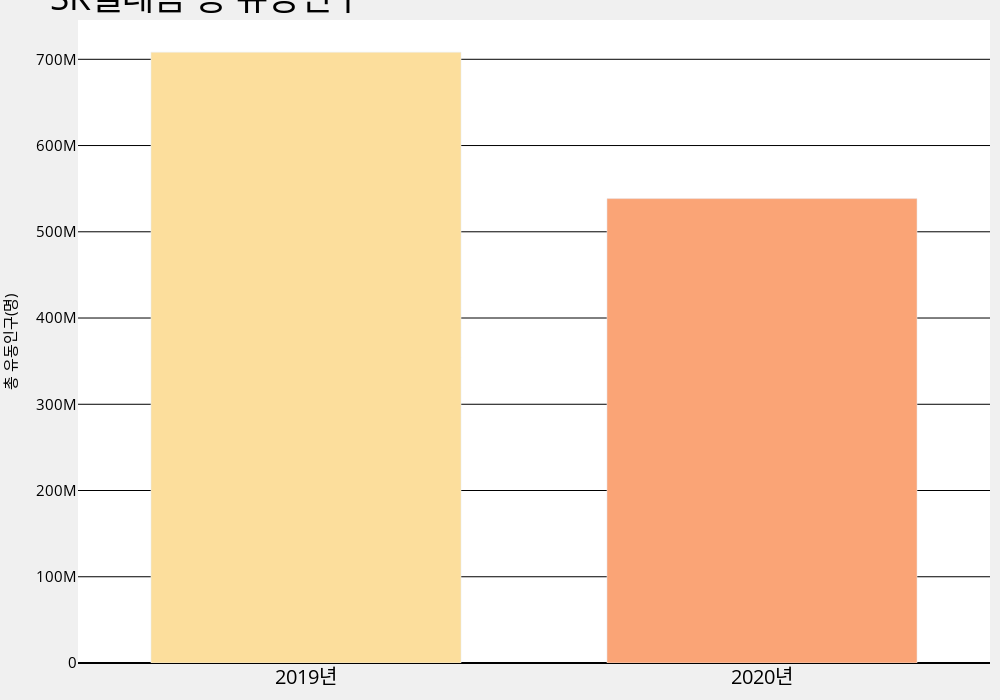

The cell this chart's notebook holds for it:
### Code cell
# SK텔레콤 총 유동인구
fig= go.Figure()
fig.add_trace(go.Bar(x= ['2019년','2020년'], 
                     y= sk_gb.iloc[:,2:].sum(axis=1),
                    marker_color=px.colors.sequential.Sunsetdark))
fig.update_layout(plot_bgcolor='rgb(255,255,255)',
    title='SK텔레콤 총 유동인구',
    width=1000,
    height=700,
    font=dict(
    size=25,
    color="black"
    ),
    xaxis_tickfont_size=20,
    margin=dict(l=20, r=10, t=20, b=10), paper_bgcolor="rgb(240, 240, 240)",
    yaxis=dict(
        title='총 유동인구(명)',
        titlefont_size=15,
        tickfont_size=15,
        gridcolor='black',
        zeroline= True,
        zerolinecolor= 'black'
    ),
    barmode='group',
    bargap=0.15, # gap between bars of adjacent location coordinates.
    bargroupgap=0.2, # gap between bars of the same location coordinate
)
fig.show()

### Figure 1 — Plotly figure (JSON) as saved in the notebook; plotly's stock layout.template omitted (floating-point values rounded to 4 significant figures)
{"data": [{"marker": {"color": ["rgb(252, 222, 156)", "rgb(250, 164, 118)", "rgb(240, 116, 110)", "rgb(227, 79, 111)", "rgb(220, 57, 119)", "rgb(185, 37, 122)", "rgb(124, 29, 111)"]}, "type": "bar", "x": ["2019년", "2020년"], "y": [708300000.0, 538500000.0]}], "layout": {"bargap": 0.15, "bargroupgap": 0.2, "barmode": "group", "font": {"color": "black", "size": 25}, "height": 700, "margin": {"b": 10, "l": 20, "r": 10, "t": 20}, "paper_bgcolor": "rgb(240, 240, 240)", "plot_bgcolor": "rgb(255,255,255)", "title": {"text": "SK텔레콤 총 유동인구"}, "width": 1000, "xaxis": {"tickfont": {"size": 20}}, "yaxis": {"gridcolor": "black", "tickfont": {"size": 15}, "title": {"font": {"size": 15}, "text": "총 유동인구(명)"}, "zeroline": true, "zerolinecolor": "black"}}}
